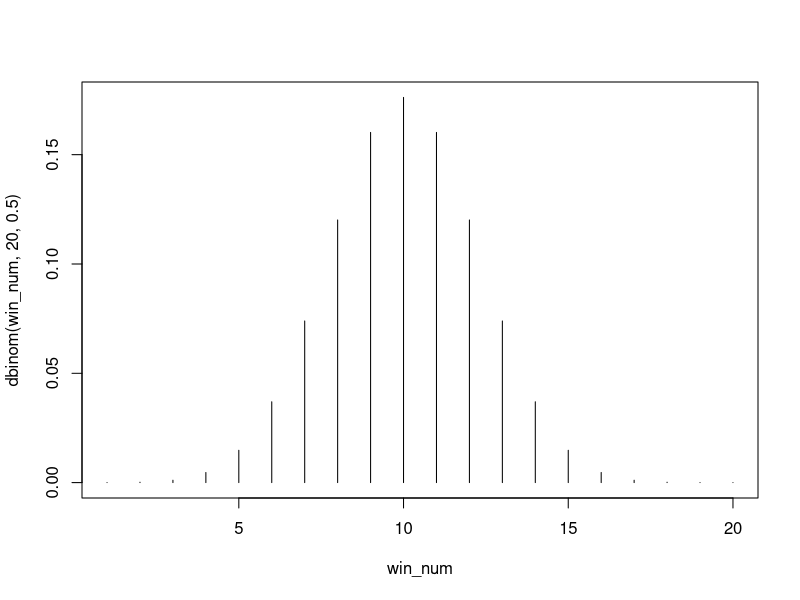
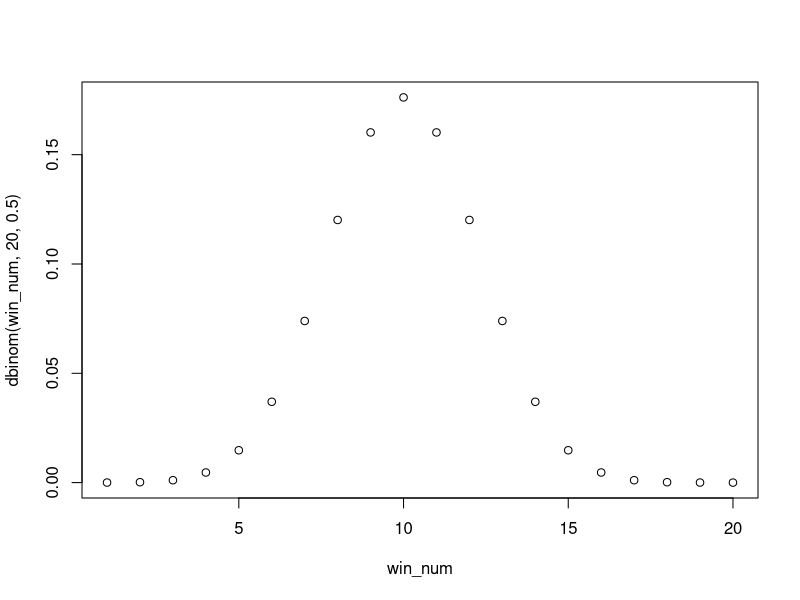

These charts were generated, in order, by the following R code:
dbinom(17, 20, 0.5)
win_num <- 1:20
win_num

dbinom(win_num, 20, 0.5)

plot(win_num, dbinom(win_num, 20, 0.5), type='h')
plot(win_num, dbinom(win_num, 20, 0.5), type='p')

pbinom(win_num, 20, 0.5)

round(pbinom(win_num, 20, 0.5), 4)

pbinom(16, 20, 0.5, lower.tail=FALSE)

true_count <- 0:10
round(pbinom(true_count, 10, 1/3), 4)
pbinom(6, 10, 1/3, lower.tail = FALSE)
